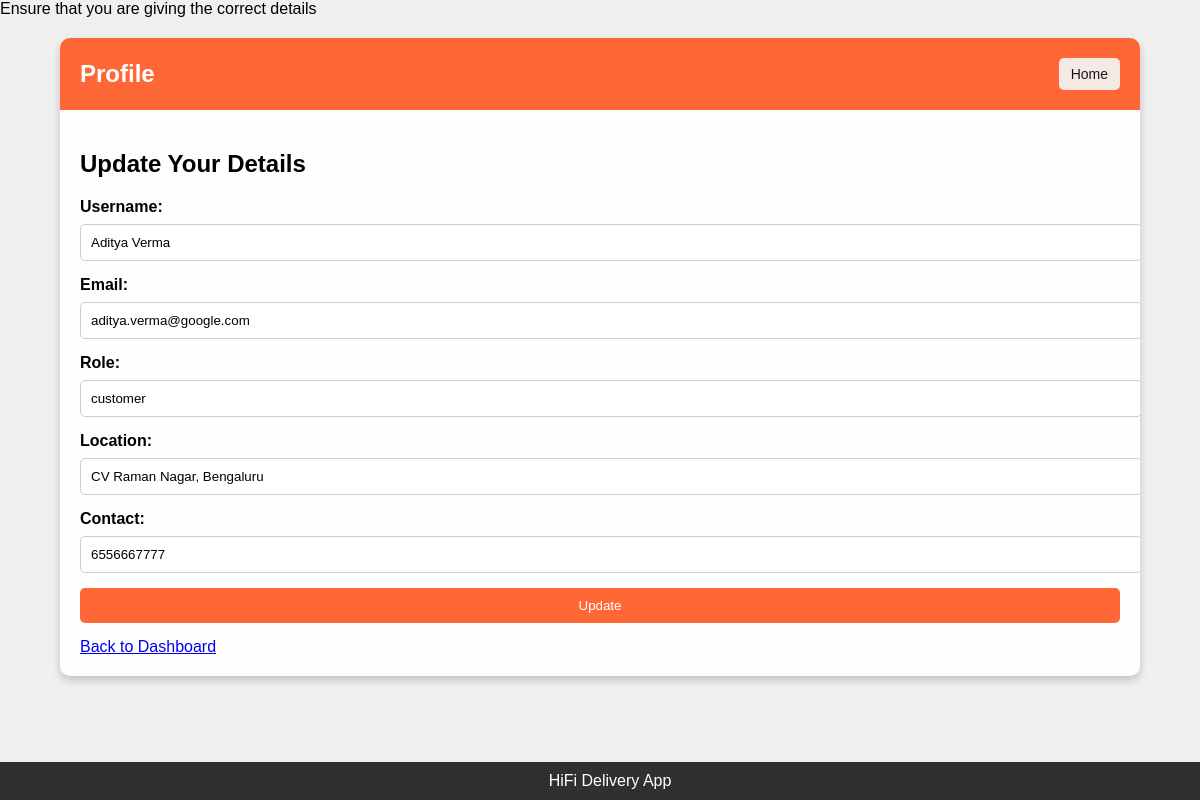
Page /update_details (signed in) on the committed database.
### tables this page shows
CREATE TABLE "users" (
	"id"	INTEGER,
	"username"	TEXT NOT NULL UNIQUE,
	"email"	TEXT NOT NULL UNIQUE,
	"password"	TEXT NOT NULL,
	"role"	TEXT NOT NULL,
	"location"	TEXT,
	"contact"	TEXT,
	"approved"	INTEGER NOT NULL DEFAULT 0,
	PRIMARY KEY("id" AUTOINCREMENT)
);

### mergedapp.py (the view, shortened to what this page needs)
@app.route('/update_details', methods=['GET', 'POST'])
def update_details():
    if 'user_id' not in session:
        flash('Please log in to update your details.', 'danger')
        return redirect(url_for('login'))
    user_id = session['user_id']
    conn = sqlite3.connect(DATABASE)
    cursor = conn.cursor()
    cursor.execute('SELECT username, email, role, location, contact FROM users WHERE id = ?', (user_id,))
    user_details = cursor.fetchone()
    conn.close()
    return render_template('profile.html', user={
        'username': user_details[0],
        'email': user_details[1],
        'role': user_details[2],
        'location': user_details[3],
        'contact': user_details[4]
    })

### templates/profile.html (shortened to what this page needs)
<!DOCTYPE html>
<html lang="en">
<head>
</head>
<body>
    <marquee>
        Ensure that you are giving the correct details
    </marquee>
    <div class="form-container">
        <div class="form-header">
            <h2>Profile</h2>
            <button class="home-btn" onclick="goToHome()">Home</button>
        </div>
        <div class="form-body">
            <h2>Update Your Details</h2>
            <form method="POST" class="input-group">
                <label for="username">Username:</label>
                <input type="text" class="input-field" id="username" name="username" value="{{ user['username'] }}" required>
                <label for="email">Email:</label>
                <input type="email" class="input-field" id="email" name="email" value="{{ user['email'] }}" required>
                <label for="role">Role:</label>
                <input type="text" class="input-field" id="role" name="role" value="{{ user['role'] }}" required>
                <label for="location">Location:</label>
                <input type="text" class="input-field" id="location" name="location" value="{{ user['location'] }}" required>
                <label for="contact">Contact:</label>
                <input type="text" class="input-field" id="contact" name="contact" value="{{ user['contact'] }}" required>
                <button type="submit" class="submit-btn">Update</button>
            </form>
            <a href="{{ url_for('start') }}" class="back-btn">Back to Dashboard</a>
        </div>
    </div>
    <footer>
        HiFi Delivery App
    </footer>
</body>
</html>

### templates/profile.html (style rules this page uses)
body { font-family: Arial, sans-serif; margin: 0; padding: 0; background-color: #f0f0f0; background-image: url('background.jpg'); background-size: cover; background-position: center; background-attachment: fixed; }
.form-container { max-width: 90%; margin: 20px auto; background: rgba(255, 255, 255, 0.9); border-radius: 10px; box-shadow: 0 4px 8px rgba(0, 0, 0, 0.2); overflow: hidden; }
.form-header { background-color: rgba(255, 87, 34, 0.9); color: white; text-align: center; padding: 20px; position: relative; display: flex; justify-content: space-between; align-items: center; }
.form-header h2 { margin: 0; }
.form-header .home-btn { background-color: rgba(243, 248, 249, 0.9); color: rgb(25, 24, 24); border: none; cursor: pointer; padding: 8px 12px; border-radius: 5px; font-size: 14px; transition: background-color 0.3s; }
.form-body { padding: 20px; }
.form-body label { display: block; margin-bottom: 8px; font-weight: bold; }
.form-body input, .form-body button { width: 100%; padding: 10px; margin-bottom: 15px; border: 1px solid #ccc; border-radius: 5px; }
.form-body button { background-color: rgba(255, 87, 34, 0.9); color: white; border: none; cursor: pointer; }
footer { background-color: rgba(0, 0, 0, 0.8); color: white; text-align: center; padding: 10px; position: fixed; bottom: 0; width: 100%; }

### rows in the picture
users: username "Aditya Verma", email "aditya.verma@google.com", role "customer", location "CV Raman Nagar, Bengaluru", contact "6556667777"
